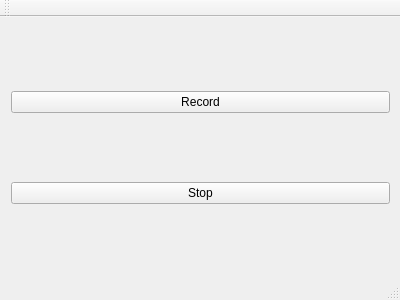
<?xml version="1.0" encoding="UTF-8"?>
<ui version="4.0">
 <class>CuteRecorder</class>
 <widget class="QMainWindow" name="CuteRecorder">
  <property name="geometry">
   <rect>
    <x>0</x>
    <y>0</y>
    <width>400</width>
    <height>300</height>
   </rect>
  </property>
  <property name="windowTitle">
   <string>CuteRecorder</string>
  </property>
  <widget class="QWidget" name="centralWidget">
   <widget class="QWidget" name="verticalLayoutWidget">
    <property name="geometry">
     <rect>
      <x>0</x>
      <y>0</y>
      <width>401</width>
      <height>261</height>
     </rect>
    </property>
    <layout class="QVBoxLayout" name="verticalLayout">
     <item>
      <widget class="QPushButton" name="pushButton">
       <property name="text">
        <string>Record</string>
       </property>
      </widget>
     </item>
     <item>
      <widget class="QPushButton" name="pushButton_2">
       <property name="text">
        <string>Stop</string>
       </property>
      </widget>
     </item>
    </layout>
   </widget>
  </widget>
  <widget class="QMenuBar" name="menuBar">
   <property name="geometry">
    <rect>
     <x>0</x>
     <y>0</y>
     <width>400</width>
     <height>19</height>
    </rect>
   </property>
  </widget>
  <widget class="QToolBar" name="mainToolBar">
   <attribute name="toolBarArea">
    <enum>TopToolBarArea</enum>
   </attribute>
   <attribute name="toolBarBreak">
    <bool>false</bool>
   </attribute>
  </widget>
  <widget class="QStatusBar" name="statusBar"/>
 </widget>
 <layoutdefault spacing="6" margin="11"/>
 <resources/>
 <connections/>
</ui>
